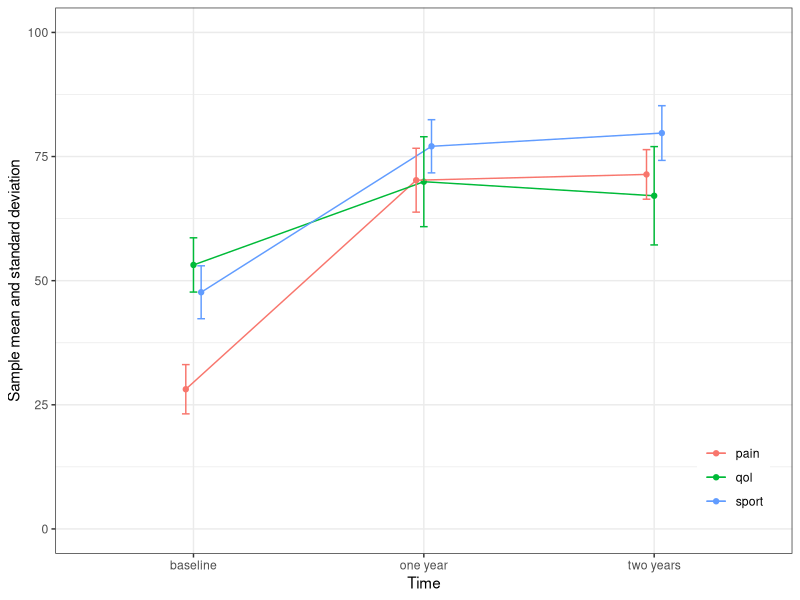

Write R code to recreate this figure.
## ---- chunk 1
knitr::opts_chunk$set(cache=TRUE, error=FALSE, message=TRUE, warning=TRUE)
isSolution = TRUE
seeResults = 'hide'
## ---- chunk 2
library(readr)
library(dplyr)
library(tidyverse)
library(knitr)
## ---- chunk 3
data <- read_csv("lab2.csv")
colnames(data)
## ---- chunk 4
pg <- position_dodge(0.1)
data %>%
    gather("Time_Category","Score", base_sport:second_pain) %>%
    separate("Time_Category", c("Time", "Category")) %>%
    mutate(Time = as.factor(Time)) ->d
levels(d$Time) <- c("baseline", "one year", "two years")
d %>%
    group_by(Time, Category) %>%
    summarise(mean = mean(Score), std = sd(Score)) %>%
    ggplot(aes(Time, mean, group = Category, color = Category)) +
    geom_point(position = pg) + 
    geom_line(position = pg) +
    geom_errorbar(aes(ymin = mean - std, ymax = mean + std), 
                  width = .1, position = pg) +
    theme_bw() +
    theme(legend.title = element_blank(), legend.position = c(0.92, 0.14)) +
    ylim(0,100) +
    ylab("Sample mean and standard deviation")
## ---- chunk 5
coverage <- read_csv("coverage.csv", skip = 2)
colnames(coverage)
expen <- read_csv("expenditures.csv", skip = 2)
colnames(expen)
## ---- chunk 6
coverage <- coverage[rowSums(is.na(coverage)) <= ncol(coverage) - 2,]
expen <- expen[rowSums(is.na(expen)) <= ncol(expen) - 2,]
coverage %>%
    gather("Time_Category","Coverage", `2013__Employer`:`2016__Total`) %>%
    separate("Time_Category", c("Time", "Category")) %>%
    filter(Category == "Total") %>%
    select(- Category) -> coverage1


expen %>%
    gather("Time","Total_Health_Spending", `1991__Total Health Spending`:`2014__Total Health Spending`) %>%
    mutate(Time = substring(Time, 1, 4)) %>%
    full_join(coverage1) %>%
    filter(Time >= 2013) -> merged

knitr::kable(merged)
